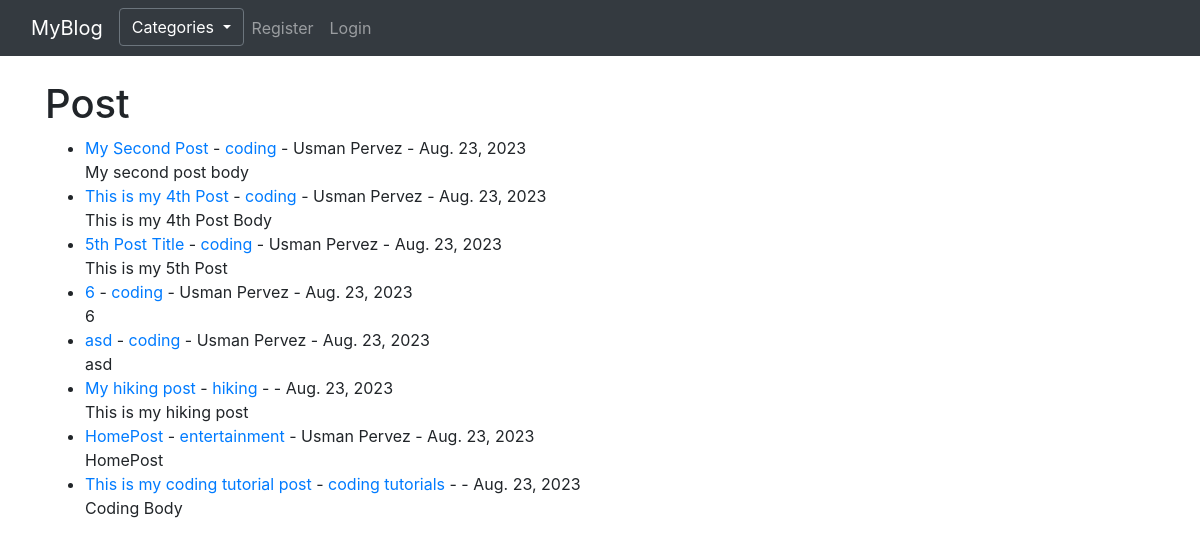
/, run on an earlier commit of the app's database.
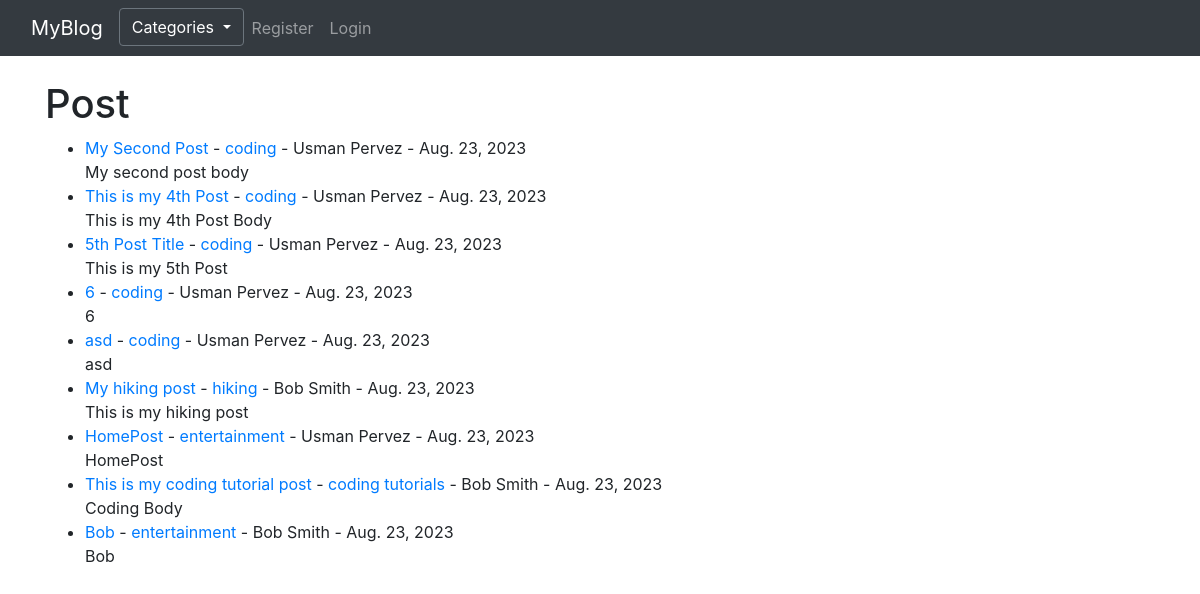
And on a later commit of the database.
### theblog/models.py (models this page shows, shortened)
class Post(models.Model):
    title = models.CharField(max_length=255)
    title_tag = models.CharField(max_length=255)
    title_tag = models.CharField(max_length=255)
    author = models.ForeignKey(User, on_delete=models.CASCADE)
    body = models.TextField()
    post_date = models.DateField(auto_now_add=True)
    category = models.CharField(max_length=255, default="coding")
    likes = models.ManyToManyField(User, related_name='blog_posts')

### theblog/views.py (the view)
class HomeView(ListView):
    model = Post
    template_name = 'home.html'
    ordering = ['-post_date']
    def get_context_data(self, *args, **kwargs):
        cat_menu = Category.objects.all()
        context = super(HomeView, self).get_context_data(*args, **kwargs)
        context["cat_menu"] = cat_menu
        return context

### theblog/models.py (called while the page is built)
    def __str__(self):
        return self.name

### theblog/templates/home.html (shortened to what this page needs)
{% extends 'base.html' %}
{% block content %}
    <h1>Post</h1>
    <ul>
    {% for post in object_list %}
        <li><a href="{% url 'article-detail' post.pk %}"> {{ post.title }}</a> - <a href="{% url 'category' post.category|slugify %}">{{ post.category }}</a> - {{ post.author.first_name }} {{ post.author.last_name }} - {{ post.post_date }}
            <br/>
            {{ post.body|slice:"200"|safe }}
        </li>
    {% endfor %}
    </ul>
{% endblock %}

### theblog/templates/base.html (shortened to what this page needs)
<!doctype html>
<html lang="en">
  <head>
    <link rel="stylesheet" href="https://cdn.jsdelivr.net/npm/bootstrap@4.6.2/dist/css/bootstrap.min.css">
  </head>
  <body>
      <nav class="navbar navbar-expand-lg navbar-dark bg-dark">
      <div class="container-fluid">
        <a class="navbar-brand" href="{% url 'home' %}">MyBlog</a>
        <div class="collapse navbar-collapse" id="navbarSupportedContent">
          <ul class="navbar-nav me-auto mb-2 mb-lg-0">
                {% if cat_menu %}
                    <div class="dropdown">
                      <button class="btn btn-secondary dropdown-toggle bg-transparent" type="button" id="dropdownMenuButton" data-toggle="dropdown" aria-haspopup="true" aria-expanded="false">
                        Categories
                      </button>
                    </div>
                {% else %}
                    <li class="nav-item">
                    <a class="nav-link" href="{% url 'category-list' %}">Category List</a>
                  </li>
                {% endif %}
              {% if user.is_authenticated %}
                  <li class="nav-item">
                    <a class="nav-link" href="{% url 'add_post' %}">Add Post</a>
                  </li>
                  <li class="nav-item">
                    <a class="nav-link" href="{% url 'add_category' %}">Add Category</a>
                  </li>
                  <li class="nav-item">
                    <a class="nav-link" href="{% url 'logout' %}">Logout</a>
                  </li>
              {% else %}
                  <li class="nav-item">
                    <a class="nav-link" href="{% url 'register' %}">Register</a>
                  </li>
                  <li class="nav-item">
                    <a class="nav-link" href="{% url 'login' %}">Login</a>
                  </li>
              {% endif %}
          </ul>
        </div>
      </div>
    </nav>
    <br/>
    <div class="container">
    {% block content %}{% endblock %}
    </div>
  </body>
</html>

What changed in the data, as far as the page shows it:
changed through a linked row, Post "My hiking post": author.first_name (not shown) → "Bob"; author.last_name (not shown) → "Smith"
changed through a linked row, Post "This is my coding tutorial post": author.first_name (not shown) → "Bob"; author.last_name (not shown) → "Smith"
added Post: title "Bob", category "entertainment", author.first_name "Bob", author.last_name "Smith", post_date "Aug. 23, 2023", body "Bob"
